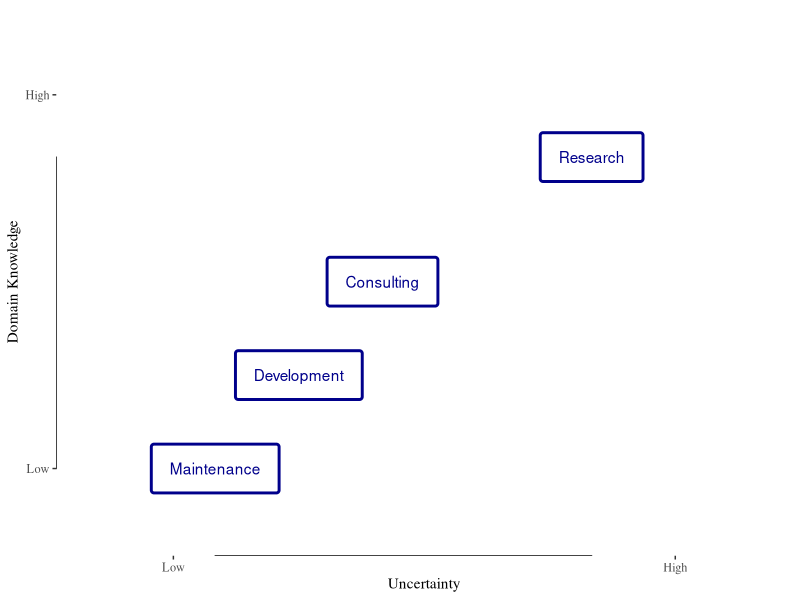

This figure's R source: (Note: this script raises an error after producing the figure.)
## ---- chunk 1
library(ggplot2)
library(ggthemes)
library(tufte)
## ---- chunk 2
df <- data.frame(respon = c("Maintenance","Development","Consulting","Research"),
            uncert = c(0.5,1.5,2.5,5),
            domain = c(0,1.5,3,5))

ggplot(df, aes(x=uncert,y=domain)) + 
  geom_label(aes(label=respon),
             # nudge_x = c(.5,0,0,-.5),
             label.padding = unit(1, "lines"),
             label.size = 1,
             color = "darkblue") +
  scale_x_continuous(breaks=c(0,6),limits=c(-1,7), labels = c("Low","High")) +
  scale_y_continuous(breaks=c(0,6),limits=c(-1,7), labels = c("Low","High")) +
  # scale_x_continuous(breaks=c(0,5)) +
  geom_rangeframe()+
  theme_tufte() +
  labs(x="Uncertainty", y="Domain Knowledge")
## ---- chunk 3
df <- data.frame(x=1:100,
                 y1=1/x)
